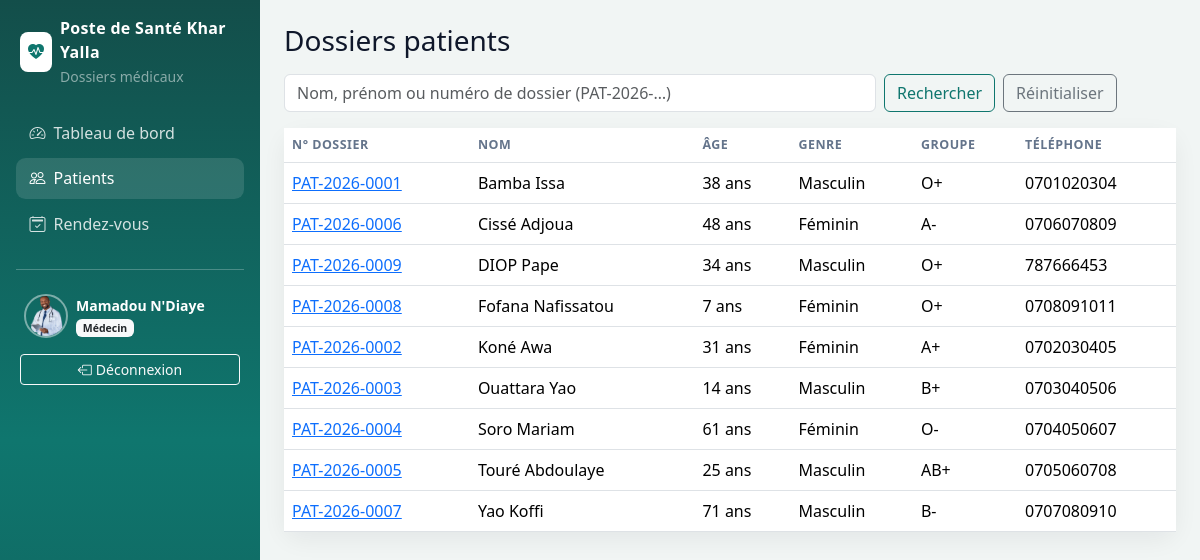
The app's page /patients/ (signed in) with its own data.
### accounts/models.py (models this page shows, shortened)
class User(AbstractUser):
    class Role(models.TextChoices):
        ADMIN = "ADMIN", "Administrateur"
        MEDECIN = "MEDECIN", "Médecin"
        INFIRMIER = "INFIRMIER", "Infirmier"
        RECEPTIONNISTE = "RECEPTIONNISTE", "Réceptionniste"
    ROLES_CREABLES = (
        (Role.MEDECIN, "Médecin"),
        (Role.INFIRMIER, "Infirmier"),
        (Role.RECEPTIONNISTE, "Réceptionniste"),
    )
    role = models.CharField(
        "rôle",
        max_length=20,
        choices=Role.choices,
        default=Role.RECEPTIONNISTE,
        help_text="Ça décide ce que la personne a le droit de faire.",
    )
    telephone = models.CharField("téléphone", max_length=30, blank=True)
    photo = models.ImageField(
        "photo de profil",
        upload_to=photo_upload_to,
        blank=True,
        null=True,
    )
    class Meta:
        verbose_name = "utilisateur"
        verbose_name_plural = "utilisateurs"
        ordering = ["last_name", "first_name", "username"]
    def is_admin(self):
        return self.role == self.Role.ADMIN
    def is_medecin(self):
        return self.role == self.Role.MEDECIN
    def is_infirmier(self):
        return self.role == self.Role.INFIRMIER
    def is_receptionniste(self):
        return self.role == self.Role.RECEPTIONNISTE
    def is_soignant(self):
        return self.role in (self.Role.MEDECIN, self.Role.INFIRMIER)

### patients/models.py (models this page shows, shortened)
class Patient(models.Model):
    class Genre(models.TextChoices):
        M = "M", "Masculin"
        F = "F", "Féminin"
    class GroupeSanguin(models.TextChoices):
        A_POS = "A+", "A+"
        A_NEG = "A-", "A-"
        B_POS = "B+", "B+"
        B_NEG = "B-", "B-"
        AB_POS = "AB+", "AB+"
        AB_NEG = "AB-", "AB-"
        O_POS = "O+", "O+"
        O_NEG = "O-", "O-"
        INCONNU = "INCONNU", "Inconnu"
    numero_dossier = models.CharField(
        "numéro de dossier",
        max_length=20,
        unique=True,
        editable=False,
        help_text="Généré automatiquement : PAT-AAAA-XXXX",
    )
    nom = models.CharField(max_length=80)
    prenom = models.CharField("prénom", max_length=80)
    date_naissance = models.DateField("date de naissance")
    genre = models.CharField(max_length=1, choices=Genre.choices)
    groupe_sanguin = models.CharField(
        max_length=8,
        choices=GroupeSanguin.choices,
        default=GroupeSanguin.INCONNU,
    )
    telephone = models.CharField("téléphone", max_length=30, blank=True)
    adresse = models.CharField(max_length=255, blank=True)
    antecedent_medicaux = models.TextField("antécédents médicaux", blank=True)
    antecedent_chirurgicaux = models.TextField("antécédents chirurgicaux", blank=True)
    allergies = models.TextField(blank=True)
    created_at = models.DateTimeField("créé le", auto_now_add=True)
    updated_at = models.DateTimeField("modifié le", auto_now=True)
    created_by = models.ForeignKey(
        settings.AUTH_USER_MODEL,
        on_delete=models.SET_NULL,
        null=True,
        blank=True,
        related_name="patients_crees",
        verbose_name="enregistré par",
    )
    class Meta:
        ordering = ["nom", "prenom"]
        verbose_name = "patient"
        verbose_name_plural = "patients"
        indexes = [
            models.Index(fields=["nom", "prenom"]),
            models.Index(fields=["numero_dossier"]),
        ]
    def get_absolute_url(self):
        return reverse("patients:detail", kwargs={"pk": self.pk})
    def age(self):
        today = timezone.localdate()
        born = self.date_naissance
        return today.year - born.year - ((today.month, today.day) < (born.month, born.day))

### patients/views.py (the view)
# urls.py: path("", PatientListView.as_view(), name="liste"),
class PatientListView(StaffDossierMixin, ListView):
    model = Patient
    template_name = "patients/patient_list.html"
    context_object_name = "patients"
    paginate_by = 12
    def get_queryset(self):
        qs = super().get_queryset()
        q = self.request.GET.get("q", "").strip()
        if q:
            qs = qs.filter(
                Q(nom__icontains=q) | Q(prenom__icontains=q) | Q(numero_dossier__icontains=q)
            )
        return qs
    def get_context_data(self, **kwargs):
        ctx = super().get_context_data(**kwargs)
        ctx["search_form"] = PatientSearchForm(self.request.GET)
        ctx["q"] = self.request.GET.get("q", "")
        return ctx

### patients/forms.py
class PatientSearchForm(forms.Form):
    q = forms.CharField(
        required=False,
        label="Recherche",
        widget=forms.TextInput(
            attrs={
                "class": "form-control",
                "placeholder": "Nom, prénom ou numéro de dossier (PAT-2026-…)",
            }
        ),
    )

### accounts/audit.py (called while the page is built)
def masquer_commandes_expirees():
    seuil = timezone.now() - timedelta(hours=24)
    return AuditLog.objects.filter(efface_le__isnull=True, created_at__lt=seuil).update(
        efface_le=timezone.now()
    )

### accounts/context_processors.py (called while the page is built, shortened)
def role_flags(request):
    user = getattr(request, "user", None)
    return {
        "is_admin_role": user.is_admin(),
        "is_medecin_role": user.is_medecin(),
        "is_infirmier_role": user.is_infirmier(),
        "is_reception_role": user.is_receptionniste(),
        "is_soignant_role": user.is_soignant(),
    }

def structure(_request):
    from django.conf import settings
    return {"NOM_STRUCTURE": getattr(settings, "NOM_STRUCTURE", "Poste de Santé Khar Yalla")}

### accounts/permissions.py (called while the page is built)
    def test_func(self):
        user = self.request.user
        if not user.is_authenticated:
            return False
        return user.role in self.allowed_roles

### templates/patients/patient_list.html (shortened to what this page needs)
{% extends "base.html" %}
{% block content %}
<div class="d-flex justify-content-between align-items-center mb-3">
  <h1 class="h3 mb-0">Dossiers patients</h1>
</div>
<form class="row g-2 mb-3" method="get">
  <div class="col-md-8">{{ search_form.q }}</div>
  <div class="col-md-4 d-flex gap-2">
    <button class="btn btn-outline-success" type="submit">Rechercher</button>
    <a class="btn btn-outline-secondary" href="{% url 'patients:liste' %}">Réinitialiser</a>
  </div>
</form>
<div class="card stat-card">
  <div class="table-responsive">
    <table class="table align-middle mb-0">
      <thead>
        <tr>
          <th>N° dossier</th><th>Nom</th><th>Âge</th><th>Genre</th><th>Groupe</th><th>Téléphone</th>
        </tr>
      </thead>
      <tbody>
      {% for p in patients %}
        <tr>
          <td><a href="{{ p.get_absolute_url }}">{{ p.numero_dossier }}</a></td>
          <td>{{ p.nom }} {{ p.prenom }}</td>
          <td>{{ p.age }} ans</td>
          <td>{{ p.get_genre_display }}</td>
          <td>{{ p.groupe_sanguin }}</td>
          <td>{{ p.telephone }}</td>
        </tr>
      {% empty %}
        <tr><td colspan="6" class="p-4 text-secondary">Aucun résultat{% if q %} pour « {{ q }} »{% endif %}.</td></tr>
      {% endfor %}
      </tbody>
    </table>
  </div>
</div>
{% endblock %}

### templates/base.html (shortened to what this page needs)
<!DOCTYPE html>
<html lang="fr">
<head>
  <link href="https://cdn.jsdelivr.net/npm/bootstrap@5.3.3/dist/css/bootstrap.min.css" rel="stylesheet">
  <link href="https://cdn.jsdelivr.net/npm/bootstrap-icons@1.11.3/font/bootstrap-icons.min.css" rel="stylesheet">
  {% load static %}
  <link rel="stylesheet" href="{% static 'css/app.css' %}">
</head>
<body class="app-body">
  <div class="d-flex">
    <aside class="sidebar text-white p-3 no-print">
      <div class="d-flex align-items-center gap-2 mb-4 px-1">
        <span class="bg-white text-success rounded-3 p-2"><i class="bi bi-heart-pulse-fill"></i></span>
        <div>
          <div class="brand">{{ NOM_STRUCTURE }}</div>
          <small class="text-white-50">Dossiers médicaux</small>
        </div>
      </div>
      <nav class="nav flex-column gap-1">
        <a class="nav-link {% if request.resolver_match.url_name == 'dashboard' %}active{% endif %}" href="{% url 'reports:dashboard' %}">
          <i class="bi bi-speedometer2 me-2"></i>Tableau de bord
        </a>
        {% if not is_admin_role %}
        <a class="nav-link {% if request.resolver_match.app_name == 'patients' %}active{% endif %}" href="{% url 'patients:liste' %}">
          <i class="bi bi-people me-2"></i>Patients
        </a>
        {% endif %}
        {% if is_medecin_role %}
        <a class="nav-link {% if request.resolver_match.url_name and 'rdv' in request.resolver_match.url_name %}active{% endif %}" href="{% url 'consultations:rdv_liste' %}">
          <i class="bi bi-calendar2-check me-2"></i>Rendez-vous
        </a>
        {% endif %}
      </nav>
      <hr class="border-light opacity-25 my-4">
      <a href="{% url 'accounts:profil' %}" class="d-flex align-items-center gap-2 px-2 text-white text-decoration-none">
        {% if request.user.photo %}
          <img src="{{ request.user.photo.url }}" alt="Photo de profil" class="avatar-profil">
        {% else %}
          <span class="avatar-profil avatar-fallback">{{ request.user.first_name|slice:":1"|default:request.user.username|slice:":1"|upper }}</span>
        {% endif %}
        <div class="small">
          <div class="fw-semibold">{{ request.user.get_full_name|default:request.user.username }}</div>
          <span class="badge text-bg-light text-dark badge-role">{{ request.user.get_role_display }}</span>
        </div>
      </a>
      <form method="post" action="{% url 'accounts:logout' %}" class="mt-3 px-1">
        <button class="btn btn-outline-light btn-sm w-100" type="submit">
          <i class="bi bi-box-arrow-left me-1"></i>Déconnexion
        </button>
      </form>
    </aside>
    <main class="flex-grow-1 p-4">
      {% block content %}{% endblock %}
    </main>
  </div>
</body>
</html>

### static/css/app.css (style rules this page uses)
:root { --hc-teal: #0f766e; --hc-teal-dark: #115e59; --hc-teal-deep: #134e4a; --hc-ink: #0f172a; --hc-muted: #64748b; --hc-bg: #f1f5f4; }
html, body { height: 100%; }
body.app-body { background: var(--hc-bg); color: var(--hc-ink); }
.btn-outline-success { color: var(--hc-teal); border-color: var(--hc-teal); }
.text-success { color: var(--hc-teal) !important; }
.sidebar { width: 260px; min-height: 100vh; background: linear-gradient(180deg, var(--hc-teal-deep) 0%, var(--hc-teal) 55%, var(--hc-teal-dark) 100%); }
.sidebar .brand { font-weight: 700; letter-spacing: .02em; }
.sidebar .nav-link { color: rgba(255,255,255,.82); border-radius: .6rem; padding: .55rem .85rem; }
.sidebar .nav-link:hover, .sidebar .nav-link.active { background: rgba(255,255,255,.12); color: #fff; }
.stat-card { border: 0; border-radius: 1rem; box-shadow: 0 8px 24px rgba(15, 23, 42, .06); background: #fff; }
.table thead th { font-size: .78rem; text-transform: uppercase; letter-spacing: .04em; color: var(--hc-muted); }
.badge-role { font-weight: 600; }
.avatar-profil { width: 44px; height: 44px; border-radius: 50%; object-fit: cover; border: 2px solid rgba(255,255,255,.45); flex-shrink: 0; }

### records on screen
User: user.photo (picture), user.get_full_name "Mamadou N'Diaye", user.role "Médecin"
Patient: numero_dossier "PAT-2026-0001", nom "Bamba", prenom "Issa", age "38", genre "Masculin", groupe_sanguin "O+", telephone "0701020304"
Patient: numero_dossier "PAT-2026-0006", nom "Cissé", prenom "Adjoua", age "48", genre "Féminin", groupe_sanguin "A-", telephone "0706070809"
Patient: numero_dossier "PAT-2026-0009", nom "DIOP", prenom "Pape", age "34", genre "Masculin", groupe_sanguin "O+", telephone "787666453"
Patient: numero_dossier "PAT-2026-0008", nom "Fofana", prenom "Nafissatou", age "7", genre "Féminin", groupe_sanguin "O+", telephone "0708091011"
Patient: numero_dossier "PAT-2026-0002", nom "Koné", prenom "Awa", age "31", genre "Féminin", groupe_sanguin "A+", telephone "0702030405"
Patient: numero_dossier "PAT-2026-0003", nom "Ouattara", prenom "Yao", age "14", genre "Masculin", groupe_sanguin "B+", telephone "0703040506"
Patient: numero_dossier "PAT-2026-0004", nom "Soro", prenom "Mariam", age "61", genre "Féminin", groupe_sanguin "O-", telephone "0704050607"
Patient: numero_dossier "PAT-2026-0005", nom "Touré", prenom "Abdoulaye", age "25", genre "Masculin", groupe_sanguin "AB+", telephone "0705060708"
Patient: numero_dossier "PAT-2026-0007", nom "Yao", prenom "Koffi", age "71", genre "Masculin", groupe_sanguin "B-", telephone "0707080910"

### other values on screen
{{ NOM_STRUCTURE }} "Poste de Santé Khar Yalla"
